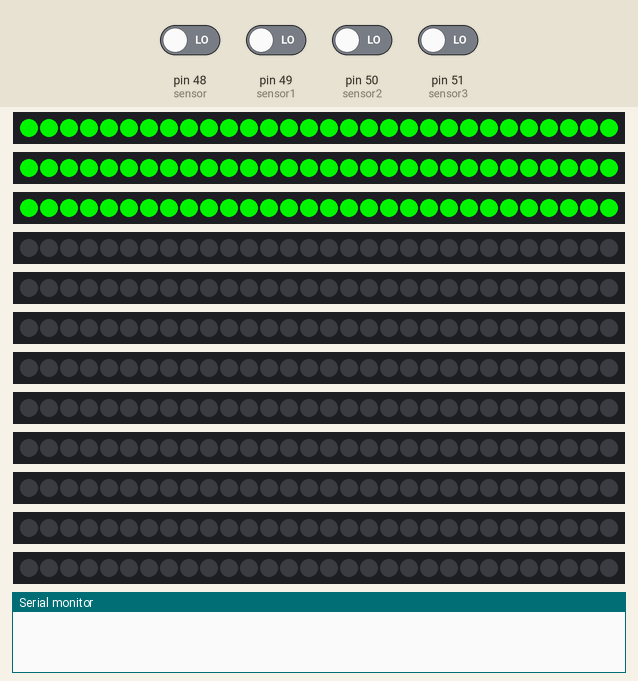
Simulated run of this sketch. Board: Arduino Mega 2560, built with avr-gcc and run on an emulated ATmega2560. Parts: 12 × 30 RGB LEDs in strip order, left to right, the last lines printed to the serial monitor. The inputs (shaded band) are chosen by the test bench; at power-on: pin 48 (sensor), pin 49 (sensor1), pin 50 (sensor2), pin 51 (sensor3) LOW.

Above: at 1.7 s.
At 3.8 s:
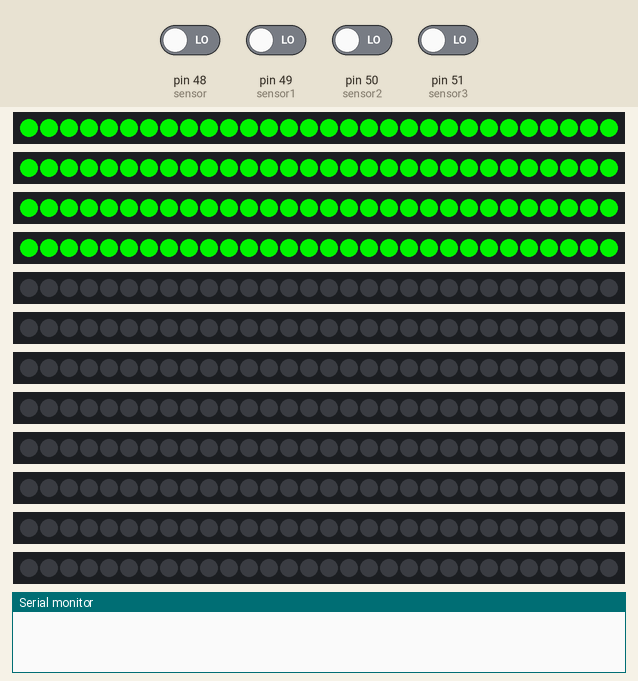
3.9 s: pin 48 (sensor) driven HIGH
At 6.2 s:
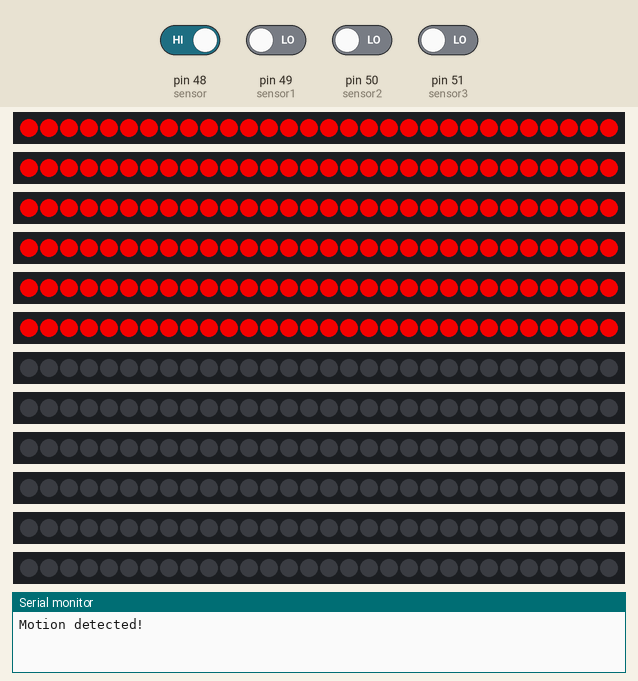
6.3 s: pin 48 (sensor) driven LOW
At 9.37 s:
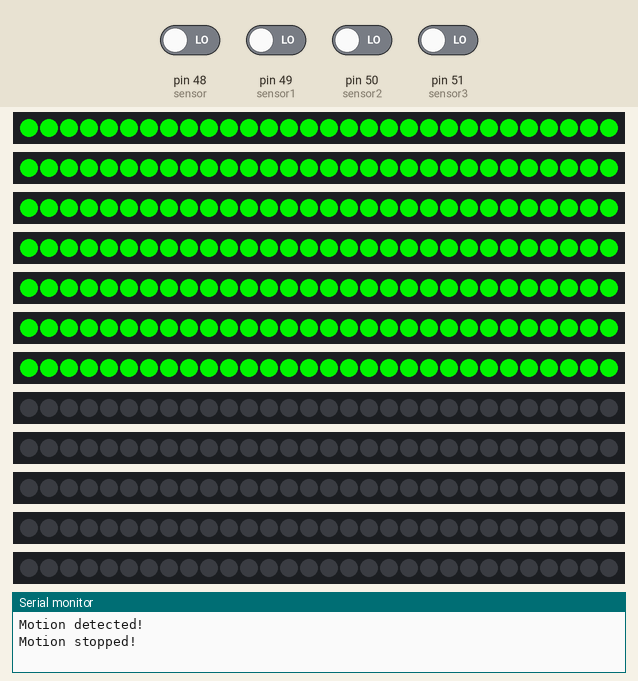
9.4 s: pin 49 (sensor1) driven HIGH
12.7 s: pin 49 (sensor1) driven LOW
16.2 s: pin 50 (sensor2) driven HIGH
At 18.3 s:
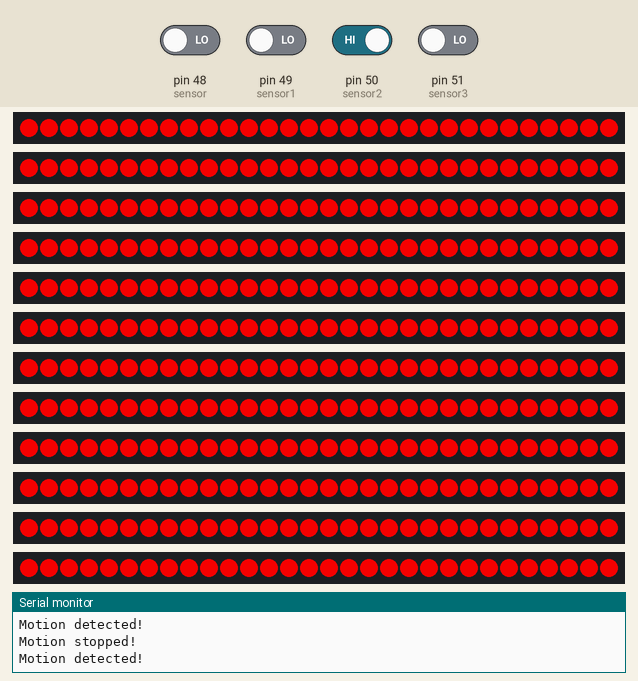
18.5 s: pin 50 (sensor2) driven LOW
At 22.0 s:
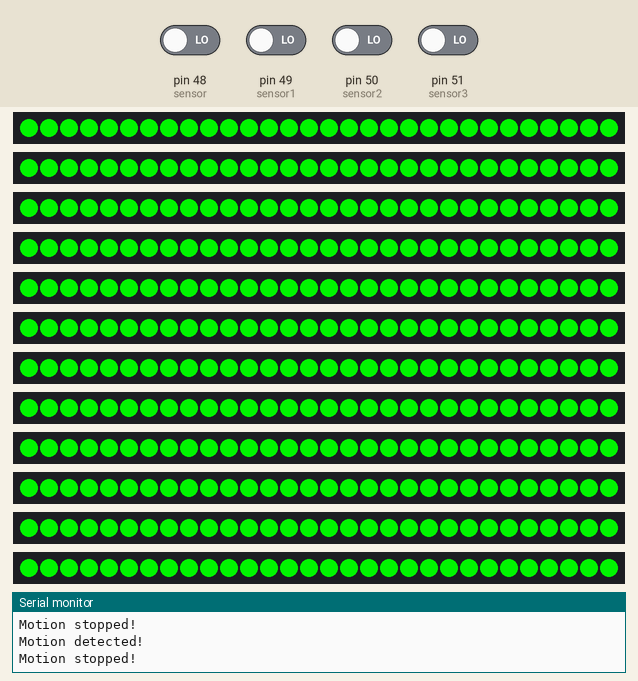

Measured:
- after the input at 3.9 s, the LEDs: first change after 0.77 s (image 2 shows a later state)
- after the input at 6.3 s, the LEDs: first change after 1.5 s (image 3 shows a later state)
- after the input at 16.2 s, the LEDs: first change after 0.14 s (image 4 shows a later state)
- after the input at 18.5 s, the LEDs: first change after 1.6 s (image 5 shows a later state)
- what the display in image 0 shows lasts 1.5 s, from 1.7 s to 3.2 s

The sketch:

MotionxLED.ino
```cpp
#include <FastLED.h>

#define NUM_LEDS 30
#define LED_PIN 52

CRGB led[NUM_LEDS];

int relay = 22;
int buzzer = 53;     // the pin that the LED is atteched to
int sensor = 48;  // the pin that the sensor is atteched to
int sensor1 = 49;
int sensor2 = 50;
int sensor3 = 51;
int state = LOW;             // by default, no motion detected
int LEFT,FRONT,RIGHT,BACK = 0;                 // variable to store the sensor status (value)

void setup() {
   FastLED.addLeds<WS2812, LED_PIN, GRB>(led, NUM_LEDS);
  pinMode(led, OUTPUT);      // initalize LED as an output
  pinMode(sensor, INPUT);    // initialize sensor as an input
  Serial.begin(9600);        // initialize serial
}

void Red() {

FastLED.addLeds<NEOPIXEL, LED_PIN>(led, NUM_LEDS);

  for (int i = 0; i < NUM_LEDS; i++){
    led[i] = CRGB(225, 0, 0);
    FastLED.show();
    delay(40);
    }

}

void Green() {

FastLED.addLeds<NEOPIXEL, LED_PIN>(led, NUM_LEDS);

  for (int i = 0; i < NUM_LEDS; i++){
    led[i] = CRGB(0, 225, 0);
    FastLED.show();
    delay(40);
    }

}

void loop(){
  LEFT = digitalRead(sensor);   // read sensor value
  FRONT = digitalRead(sensor1);
  RIGHT = digitalRead(sensor2);
  BACK = digitalRead(sensor3);
  if (LEFT == HIGH || FRONT == HIGH || RIGHT == HIGH || BACK == HIGH) {           // check if the sensor is HIGH
    digitalWrite(buzzer, HIGH);   // turn LED ON
    delay(100);                // delay 100 milliseconds
    Red();


    if (state == LOW) {
      Serial.println("Motion detected!");
      state = HIGH;       // update variable state to HIGH
    }
  }
  else {
      digitalWrite(buzzer, LOW); // turn LED OFF
      delay(200);             // delay 200 milliseconds
      Green();

      if (state == HIGH){
        Serial.println("Motion stopped!");
        state = LOW;       // update variable state to LOW
    }
  }
}
```
